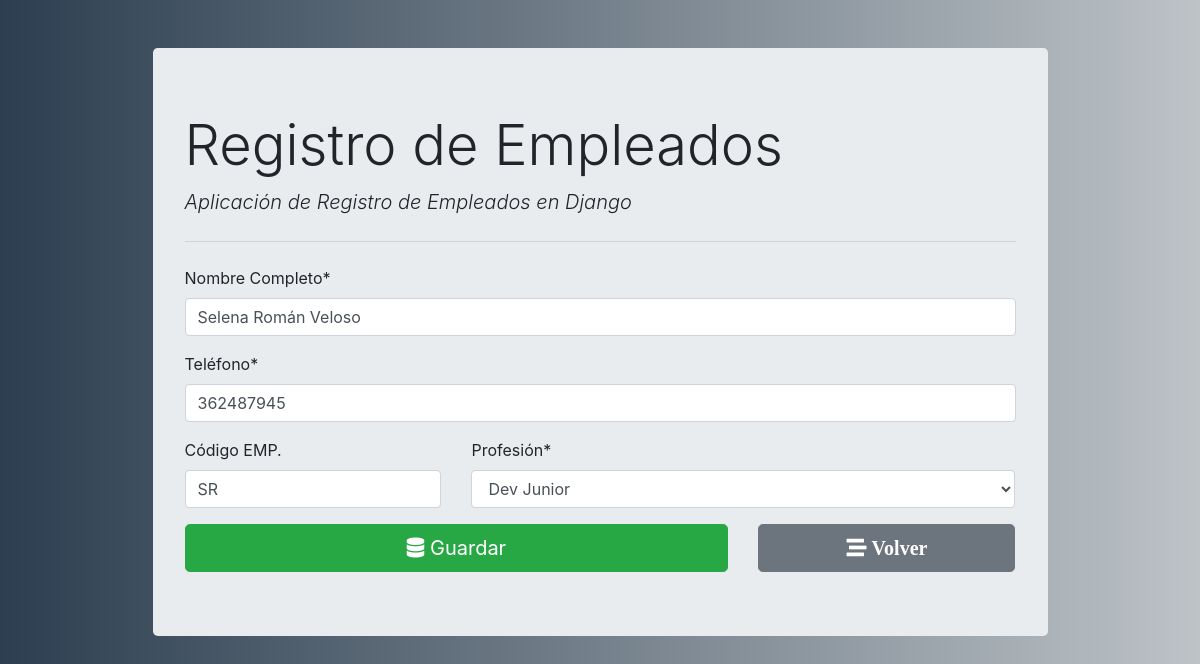
Screenshot of /empleados/9/ with the database file from the repository.
### empleado_registro/models.py (models this page shows)
class Employee(models.Model):
    fullname= models.CharField(max_length=100)
    emp_code= models.CharField(max_length=3)
    mobile= models.CharField(max_length=15)
    position= models.ForeignKey(Position, on_delete=models.CASCADE)

### empleado_registro/views.py (the view, shortened to what this page needs)
# urls.py: path('', views.employee_form,name='employee_insert'), # get and post req. for insert operation
def employee_form(request, id=0):
    if request.method == "GET":
        if id == 0:
            form = EmployeeForm()
        else:
            employee = Employee.objects.get(pk=id)
            form = EmployeeForm(instance=employee)
        return render(request, "empleado_registro/employee_form.html", {'form': form})

### empleado_registro/forms.py
class EmployeeForm(forms.ModelForm):
    class Meta:
        model= Employee
        fields= ('fullname', 'emp_code', 'mobile', 'position')
        labels= {
            'fullname': 'Nombre Completo',
            'emp_code':'Código EMP.',
            'mobile':'Teléfono',
            'position':'Profesión'
        }
    def __init__(self, *args, **kwargs):
        super(EmployeeForm, self).__init__(*args, **kwargs)
        self.fields['position'].empty_label = "Select"
        self.fields['emp_code'].required = False

### empleado_registro/models.py (called while the page is built)
    def __str__(self) :
        return self.title

### empleado_registro/templates/empleado_registro/employee_form.html (shortened to what this page needs)
{% extends "empleado_registro/base.html" %}
{% load crispy_forms_tags %}
{% block content %}
<form action="" method="POST" autocomplete="off">
    {{form.fullname|as_crispy_field}}
    {{form.mobile|as_crispy_field}}
    <div class="row">
        <div class="col-md-4">
            {{form.emp_code|as_crispy_field}}
        </div>
        <div class="col-md-8">
            {{form.position|as_crispy_field}}
        </div>
    </div>
    <div class="row">
        <div class="col-md-8">
            <button type="submit" class="btn btn-success btn-block btn-lg"><i class="fas fa-database"></i> Guardar</button>
        </div>
        <div class="col-md-4">
            <a href="{% url 'employee_list' %}" class="btn btn-secondary btn-block btn-lg">
                <i class="fas fa-stream"> Volver</i>
            </a>
        </div>
    </div>
</form>
{% endblock content %}

### empleado_registro/templates/empleado_registro/base.html (style rules this page uses)
body { background: #bdc3c7; background: -webkit-linear-gradient(to right, #2c3e50, #bdc3c7); background: linear-gradient(to right, #2c3e50, #bdc3c7); }

### rows the page displays
Employee: fullname "Selena Román Veloso", mobile "362487945", emp_code "SR", position "Dev Junior"
